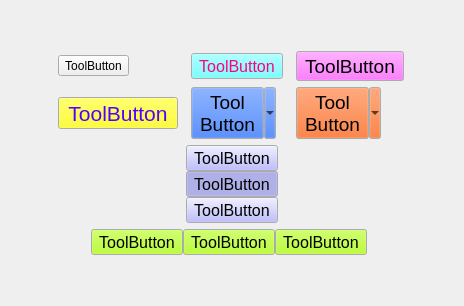
     <widget class="QWidget" name="page_2">
      <layout class="QGridLayout" name="gridLayout_8">
       <item row="4" column="1">
        <layout class="QGridLayout" name="gridLayout_7">
         <property name="spacing">
          <number>0</number>
         </property>
         <item row="0" column="0">
          <spacer name="horizontalSpacer_6">
           <property name="orientation">
            <enum>Qt::Orientation::Horizontal</enum>
           </property>
           <property name="sizeHint" stdset="0">
            <size>
             <width>40</width>
             <height>20</height>
            </size>
           </property>
          </spacer>
         </item>
         <item row="0" column="3">
          <widget class="QToolButton" name="toolButton_21">
           <property name="palette">
            <palette>
             <active>
              <colorrole role="Button">
               <brush brushstyle="SolidPattern">
                <color alpha="255">
                 <red>170</red>
                 <green>255</green>
                 <blue>0</blue>
                </color>
               </brush>
              </colorrole>
             </active>
             <inactive>
              <colorrole role="Button">
               <brush brushstyle="SolidPattern">
                <color alpha="255">
                 <red>170</red>
                 <green>255</green>
                 <blue>0</blue>
                </color>
               </brush>
              </colorrole>
             </inactive>
             <disabled>
              <colorrole role="Button">
               <brush brushstyle="SolidPattern">
                <color alpha="255">
                 <red>170</red>
                 <green>255</green>
                 <blue>0</blue>
                </color>
               </brush>
              </colorrole>
             </disabled>
            </palette>
           </property>
           <property name="font">
            <font>
             <pointsize>12</pointsize>
            </font>
           </property>
           <property name="text">
            <string>ToolButton</string>
           </property>
           <property name="icon">
            <iconset theme="applications-graphics"/>
           </property>
           <property name="toolButtonStyle">
            <enum>Qt::ToolButtonStyle::ToolButtonTextBesideIcon</enum>
           </property>
          </widget>
         </item>
         <item row="0" column="1">
          <widget class="QToolButton" name="toolButton_20">
           <property name="palette">
            <palette>
             <active>
              <colorrole role="Button">
               <brush brushstyle="SolidPattern">
                <color alpha="255">
                 <red>170</red>
                 <green>255</green>
                 <blue>0</blue>
                </color>
               </brush>
              </colorrole>
             </active>
             <inactive>
              <colorrole role="Button">
               <brush brushstyle="SolidPattern">
                <color alpha="255">
                 <red>170</red>
                 <green>255</green>
                 <blue>0</blue>
                </color>
               </brush>
              </colorrole>
             </inactive>
             <disabled>
              <colorrole role="Button">
               <brush brushstyle="SolidPattern">
                <color alpha="255">
                 <red>170</red>
                 <green>255</green>
                 <blue>0</blue>
                </color>
               </brush>
              </colorrole>
             </disabled>
            </palette>
           </property>
           <property name="font">
            <font>
             <pointsize>12</pointsize>
            </font>
           </property>
           <property name="text">
            <string>ToolButton</string>
           </property>
           <property name="icon">
            <iconset theme="applications-graphics"/>
           </property>
           <property name="toolButtonStyle">
            <enum>Qt::ToolButtonStyle::ToolButtonTextBesideIcon</enum>
           </property>
          </widget>
         </item>
         <item row="0" column="2">
          <widget class="QToolButton" name="toolButton_19">
           <property name="palette">
            <palette>
             <active>
              <colorrole role="Button">
               <brush brushstyle="SolidPattern">
                <color alpha="255">
                 <red>170</red>
                 <green>255</green>
                 <blue>0</blue>
                </color>
               </brush>
              </colorrole>
             </active>
             <inactive>
              <colorrole role="Button">
               <brush brushstyle="SolidPattern">
                <color alpha="255">
                 <red>170</red>
                 <green>255</green>
                 <blue>0</blue>
                </color>
               </brush>
              </colorrole>
             </inactive>
             <disabled>
              <colorrole role="Button">
               <brush brushstyle="SolidPattern">
                <color alpha="255">
                 <red>170</red>
                 <green>255</green>
                 <blue>0</blue>
                </color>
               </brush>
              </colorrole>
             </disabled>
            </palette>
           </property>
           <property name="font">
            <font>
             <pointsize>12</pointsize>
            </font>
           </property>
           <property name="text">
            <string>ToolButton</string>
           </property>
           <property name="icon">
            <iconset theme="applications-graphics"/>
           </property>
           <property name="toolButtonStyle">
            <enum>Qt::ToolButtonStyle::ToolButtonTextBesideIcon</enum>
           </property>
          </widget>
         </item>
         <item row="0" column="4">
          <spacer name="horizontalSpacer_5">
           <property name="orientation">
            <enum>Qt::Orientation::Horizontal</enum>
           </property>
           <property name="sizeHint" stdset="0">
            <size>
             <width>40</width>
             <height>20</height>
            </size>
           </property>
          </spacer>
         </item>
        </layout>
       </item>
       <item row="5" column="1">
        <spacer name="verticalSpacer_4">
         <property name="orientation">
          <enum>Qt::Orientation::Vertical</enum>
         </property>
         <property name="sizeHint" stdset="0">
          <size>
           <width>20</width>
           <height>40</height>
          </size>
         </property>
        </spacer>
       </item>
       <item row="1" column="1">
        <spacer name="verticalSpacer_3">
         <property name="orientation">
          <enum>Qt::Orientation::Vertical</enum>
         </property>
         <property name="sizeHint" stdset="0">
          <size>
           <width>20</width>
           <height>40</height>
          </size>
         </property>
        </spacer>
       </item>
       <item row="2" column="4" rowspan="3">
        <spacer name="horizontalSpacer_4">
         <property name="orientation">
          <enum>Qt::Orientation::Horizontal</enum>
         </property>
         <property name="sizeHint" stdset="0">
          <size>
           <width>40</width>
           <height>20</height>
          </size>
         </property>
        </spacer>
       </item>
       <item row="2" column="1" colspan="2">
        <layout class="QGridLayout" name="gridLayout_3">
         <item row="0" column="1">
          <widget class="QToolButton" name="toolButton_13">
           <property name="palette">
            <palette>
             <active>
              <colorrole role="Button">
               <brush brushstyle="SolidPattern">
                <color alpha="255">
                 <red>85</red>
                 <green>255</green>
                 <blue>255</blue>
                </color>
               </brush>
              </colorrole>
              <colorrole role="ButtonText">
               <brush brushstyle="SolidPattern">
                <color alpha="255">
                 <red>255</red>
                 <green>0</green>
                 <blue>127</blue>
                </color>
               </brush>
              </colorrole>
             </active>
             <inactive>
              <colorrole role="Button">
               <brush brushstyle="SolidPattern">
                <color alpha="255">
                 <red>85</red>
                 <green>255</green>
                 <blue>255</blue>
                </color>
               </brush>
              </colorrole>
              <colorrole role="ButtonText">
               <brush brushstyle="SolidPattern">
                <color alpha="255">
                 <red>255</red>
                 <green>0</green>
                 <blue>127</blue>
                </color>
               </brush>
              </colorrole>
             </inactive>
             <disabled>
              <colorrole role="Button">
               <brush brushstyle="SolidPattern">
                <color alpha="255">
                 <red>85</red>
                 <green>255</green>
                 <blue>255</blue>
                </color>
               </brush>
              </colorrole>
             </disabled>
            </palette>
           </property>
           <property name="font">
            <font>
             <pointsize>12</pointsize>
            </font>
           </property>
           <property name="text">
            <string>ToolButton</string>
           </property>
           <property name="icon">
            <iconset theme="applications-graphics"/>
           </property>
           <property name="toolButtonStyle">
            <enum>Qt::ToolButtonStyle::ToolButtonTextBesideIcon</enum>
           </property>
          </widget>
         </item>
         <item row="1" column="0">
          <widget class="QToolButton" name="toolButton_11">
           <property name="palette">
            <palette>
             <active>
              <colorrole role="Button">
               <brush brushstyle="SolidPattern">
                <color alpha="255">
                 <red>255</red>
                 <green>255</green>
                 <blue>0</blue>
                </color>
               </brush>
              </colorrole>
              <colorrole role="ButtonText">
               <brush brushstyle="SolidPattern">
                <color alpha="255">
                 <red>85</red>
                 <green>0</green>
                 <blue>255</blue>
                </color>
               </brush>
              </colorrole>
             </active>
             <inactive>
              <colorrole role="Button">
               <brush brushstyle="SolidPattern">
                <color alpha="255">
                 <red>255</red>
                 <green>255</green>
                 <blue>0</blue>
                </color>
               </brush>
              </colorrole>
              <colorrole role="ButtonText">
               <brush brushstyle="SolidPattern">
                <color alpha="255">
                 <red>85</red>
                 <green>0</green>
                 <blue>255</blue>
                </color>
               </brush>
              </colorrole>
             </inactive>
             <disabled>
              <colorrole role="Button">
               <brush brushstyle="SolidPattern">
                <color alpha="255">
                 <red>255</red>
                 <green>255</green>
                 <blue>0</blue>
                </color>
               </brush>
              </colorrole>
             </disabled>
            </palette>
           </property>
           <property name="font">
            <font>
             <pointsize>16</pointsize>
            </font>
           </property>
           <property name="text">
            <string>ToolButton</string>
           </property>
           <property name="icon">
            <iconset theme="applications-graphics"/>
           </property>
           <property name="iconSize">
            <size>
             <width>32</width>
             <height>32</height>
            </size>
           </property>
           <property name="toolButtonStyle">
            <enum>Qt::ToolButtonStyle::ToolButtonTextUnderIcon</enum>
           </property>
          </widget>
         </item>
         <item row="0" column="2">
          <widget class="QToolButton" name="toolButton_12">
           <property name="palette">
            <palette>
             <active>
              <colorrole role="Button">
               <brush brushstyle="SolidPattern">
                <color alpha="255">
                 <red>255</red>
                 <green>85</green>
                 <blue>255</blue>
                </color>
               </brush>
              </colorrole>
             </active>
             <inactive>
              <colorrole role="Button">
               <brush brushstyle="SolidPattern">
                <color alpha="255">
                 <red>255</red>
                 <green>85</green>
                 <blue>255</blue>
                </color>
               </brush>
              </colorrole>
             </inactive>
             <disabled>
              <colorrole role="Button">
               <brush brushstyle="SolidPattern">
                <color alpha="255">
                 <red>255</red>
                 <green>85</green>
                 <blue>255</blue>
                </color>
               </brush>
              </colorrole>
             </disabled>
            </palette>
           </property>
           <property name="font">
            <font>
             <pointsize>14</pointsize>
            </font>
           </property>
           <property name="text">
            <string>ToolButton</string>
           </property>
           <property name="icon">
            <iconset theme="applications-graphics"/>
           </property>
           <property name="iconSize">
            <size>
             <width>32</width>
             <height>32</height>
            </size>
           </property>
           <property name="toolButtonStyle">
            <enum>Qt::ToolButtonStyle::ToolButtonTextBesideIcon</enum>
           </property>
          </widget>
         </item>
         <item row="0" column="0">
          <widget class="QToolButton" name="toolButton_10">
           <property name="text">
            <string>ToolButton</string>
           </property>
           <property name="icon">
            <iconset theme="applications-graphics"/>
           </property>
           <property name="toolButtonStyle">
            <enum>Qt::ToolButtonStyle::ToolButtonTextBesideIcon</enum>
           </property>
          </widget>
         </item>
         <item row="1" column="1">
          <widget class="QToolButton" name="toolButton_14">
           <property name="palette">
            <palette>
             <active>
              <colorrole role="Button">
               <brush brushstyle="SolidPattern">
                <color alpha="255">
                 <red>0</red>
                 <green>85</green>
                 <blue>255</blue>
                </color>
               </brush>
              </colorrole>
             </active>
             <inactive>
              <colorrole role="Button">
               <brush brushstyle="SolidPattern">
                <color alpha="255">
                 <red>0</red>
                 <green>85</green>
                 <blue>255</blue>
                </color>
               </brush>
              </colorrole>
             </inactive>
             <disabled>
              <colorrole role="Button">
               <brush brushstyle="SolidPattern">
                <color alpha="255">
                 <red>0</red>
                 <green>85</green>
                 <blue>255</blue>
                </color>
               </brush>
              </colorrole>
             </disabled>
            </palette>
           </property>
           <property name="font">
            <font>
             <pointsize>14</pointsize>
            </font>
           </property>
           <property name="text">
            <string>Tool
Button</string>
           </property>
           <property name="icon">
            <iconset theme="applications-graphics"/>
           </property>
           <property name="iconSize">
            <size>
             <width>32</width>
             <height>32</height>
            </size>
           </property>
           <property name="popupMode">
            <enum>QToolButton::ToolButtonPopupMode::MenuButtonPopup</enum>
           </property>
           <property name="toolButtonStyle">
            <enum>Qt::ToolButtonStyle::ToolButtonTextBesideIcon</enum>
           </property>
          </widget>
         </item>
         <item row="1" column="2">
          <widget class="QToolButton" name="toolButton_15">
           <property name="palette">
            <palette>
             <active>
              <colorrole role="Button">
               <brush brushstyle="SolidPattern">
                <color alpha="255">
                 <red>255</red>
                 <green>85</green>
                 <blue>0</blue>
                </color>
               </brush>
              </colorrole>
             </active>
             <inactive>
              <colorrole role="Button">
               <brush brushstyle="SolidPattern">
                <color alpha="255">
                 <red>255</red>
                 <green>85</green>
                 <blue>0</blue>
                </color>
               </brush>
              </colorrole>
             </inactive>
             <disabled>
              <colorrole role="Button">
               <brush brushstyle="SolidPattern">
                <color alpha="255">
                 <red>255</red>
                 <green>85</green>
                 <blue>0</blue>
                </color>
               </brush>
              </colorrole>
             </disabled>
            </palette>
           </property>
           <property name="font">
            <font>
             <pointsize>14</pointsize>
            </font>
           </property>
           <property name="text">
            <string>Tool
Button</string>
           </property>
           <property name="icon">
            <iconset theme="applications-graphics"/>
           </property>
           <property name="iconSize">
            <size>
             <width>32</width>
             <height>32</height>
            </size>
           </property>
           <property name="popupMode">
            <enum>QToolButton::ToolButtonPopupMode::MenuButtonPopup</enum>
           </property>
           <property name="toolButtonStyle">
            <enum>Qt::ToolButtonStyle::ToolButtonTextUnderIcon</enum>
           </property>
          </widget>
         </item>
        </layout>
       </item>
       <item row="3" column="1" colspan="2">
        <layout class="QGridLayout" name="gridLayout_4">
         <property name="spacing">
          <number>0</number>
         </property>
         <item row="0" column="0">
          <widget class="QToolButton" name="toolButton_16">
           <property name="palette">
            <palette>
             <active>
              <colorrole role="Button">
               <brush brushstyle="SolidPattern">
                <color alpha="255">
                 <red>170</red>
                 <green>170</green>
                 <blue>255</blue>
                </color>
               </brush>
              </colorrole>
             </active>
             <inactive>
              <colorrole role="Button">
               <brush brushstyle="SolidPattern">
                <color alpha="255">
                 <red>170</red>
                 <green>170</green>
                 <blue>255</blue>
                </color>
               </brush>
              </colorrole>
             </inactive>
             <disabled>
              <colorrole role="Button">
               <brush brushstyle="SolidPattern">
                <color alpha="255">
                 <red>170</red>
                 <green>170</green>
                 <blue>255</blue>
                </color>
               </brush>
              </colorrole>
             </disabled>
            </palette>
           </property>
           <property name="font">
            <font>
             <pointsize>12</pointsize>
            </font>
           </property>
           <property name="text">
            <string>ToolButton</string>
           </property>
           <property name="icon">
            <iconset theme="applications-graphics"/>
           </property>
           <property name="checkable">
            <bool>true</bool>
           </property>
           <property name="toolButtonStyle">
            <enum>Qt::ToolButtonStyle::ToolButtonTextBesideIcon</enum>
           </property>
          </widget>
         </item>
         <item row="1" column="0">
          <widget class="QToolButton" name="toolButton_17">
           <property name="palette">
            <palette>
             <active>
              <colorrole role="Button">
               <brush brushstyle="SolidPattern">
                <color alpha="255">
                 <red>170</red>
                 <green>170</green>
                 <blue>255</blue>
                </color>
               </brush>
              </colorrole>
             </active>
             <inactive>
              <colorrole role="Button">
               <brush brushstyle="SolidPattern">
                <color alpha="255">
                 <red>170</red>
                 <green>170</green>
                 <blue>255</blue>
                </color>
               </brush>
              </colorrole>
             </inactive>
             <disabled>
              <colorrole role="Button">
               <brush brushstyle="SolidPattern">
                <color alpha="255">
                 <red>170</red>
                 <green>170</green>
                 <blue>255</blue>
                </color>
               </brush>
              </colorrole>
             </disabled>
            </palette>
           </property>
           <property name="font">
            <font>
             <pointsize>12</pointsize>
            </font>
           </property>
           <property name="text">
            <string>ToolButton</string>
           </property>
           <property name="icon">
            <iconset theme="applications-graphics"/>
           </property>
           <property name="checkable">
            <bool>true</bool>
           </property>
           <property name="checked">
            <bool>true</bool>
           </property>
           <property name="toolButtonStyle">
            <enum>Qt::ToolButtonStyle::ToolButtonTextBesideIcon</enum>
           </property>
          </widget>
         </item>
         <item row="2" column="0">
          <widget class="QToolButton" name="toolButton_18">
           <property name="palette">
            <palette>
             <active>
              <colorrole role="Button">
               <brush brushstyle="SolidPattern">
                <color alpha="255">
                 <red>170</red>
                 <green>170</green>
                 <blue>255</blue>
                </color>
               </brush>
              </colorrole>
             </active>
             <inactive>
              <colorrole role="Button">
               <brush brushstyle="SolidPattern">
                <color alpha="255">
                 <red>170</red>
                 <green>170</green>
                 <blue>255</blue>
                </color>
               </brush>
              </colorrole>
             </inactive>
             <disabled>
              <colorrole role="Button">
               <brush brushstyle="SolidPattern">
                <color alpha="255">
                 <red>170</red>
                 <green>170</green>
                 <blue>255</blue>
                </color>
               </brush>
              </colorrole>
             </disabled>
            </palette>
           </property>
           <property name="font">
            <font>
             <pointsize>12</pointsize>
            </font>
           </property>
           <property name="text">
            <string>ToolButton</string>
           </property>
           <property name="icon">
            <iconset theme="applications-graphics"/>
           </property>
           <property name="checkable">
            <bool>true</bool>
           </property>
           <property name="toolButtonStyle">
            <enum>Qt::ToolButtonStyle::ToolButtonTextBesideIcon</enum>
           </property>
          </widget>
         </item>
        </layout>
       </item>
       <item row="2" column="0">
        <spacer name="horizontalSpacer_8">
         <property name="orientation">
          <enum>Qt::Orientation::Horizontal</enum>
         </property>
         <property name="sizeHint" stdset="0">
          <size>
           <width>40</width>
           <height>20</height>
          </size>
         </property>
        </spacer>
       </item>
      </layout>
     </widget>
